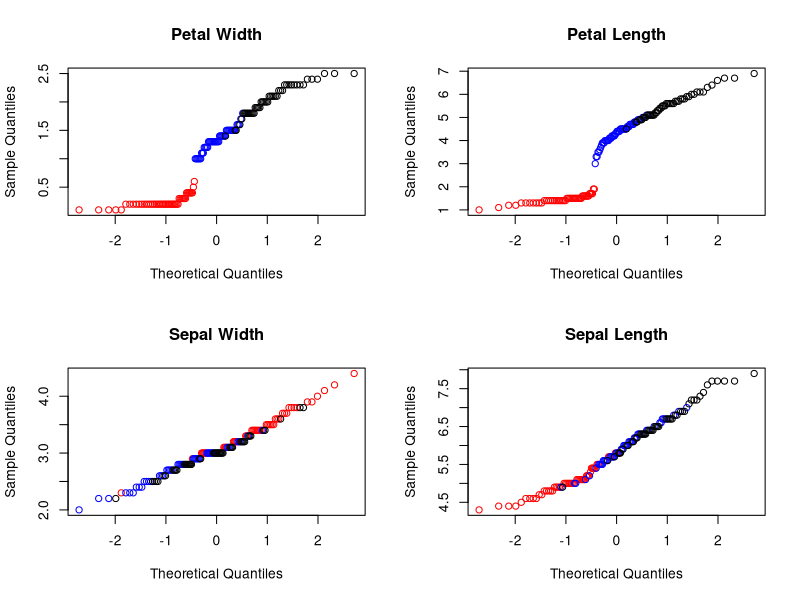
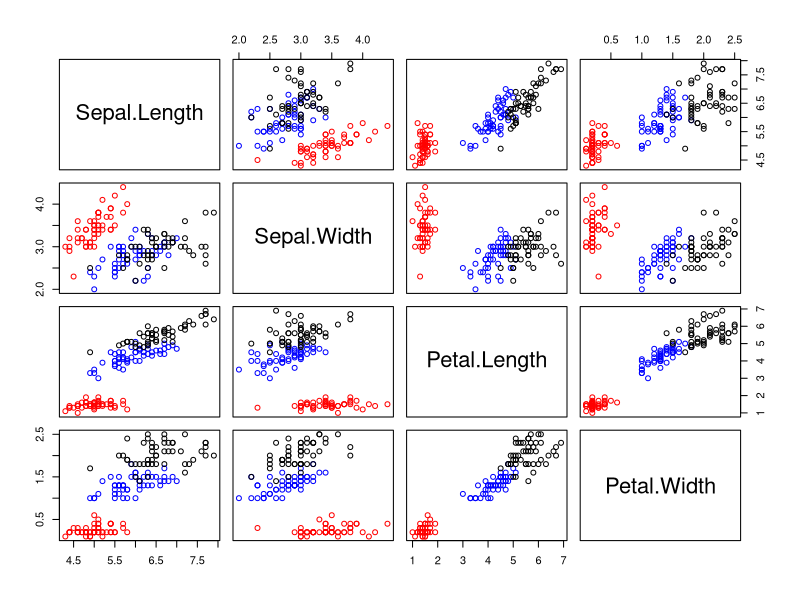

These figures' R source, in order:
##########   Homework 2   Sample Answers

# 1a

	x <- matrix( 1:20, nrow=4)
	
# 1b x is a numeric matrix with 4 rows and 5 columns. 
	
	attributes(x)	
	
## or 
	
	dim(x)
	class(x)
	mode(x)	
	
# 1c 
   dim(x) <- c(2, 10)	

# > x
#      [,1] [,2] [,3] [,4] [,5] [,6] [,7] [,8] [,9] [,10]
# [1,]    1    3    5    7    9   11   13   15   17    19
# [2,]    2    4    6    8   10   12   14   16   18    20

# 1d   
   x <- as.vector(x)
   # or dim(x) <- NULL
   
# 1e
  x <- matrix(x, nrow=2, byrow=TRUE)

# > x
#      [,1] [,2] [,3] [,4] [,5] [,6] [,7] [,8] [,9] [,10]
# [1,]    1    2    3    4    5    6    7    8    9    10
# [2,]   11   12   13   14   15   16   17   18   19    20

  
# 1f It is not in the same order. It is 1, 11, 2, 12, 3, 13, etc. 
# It shows that the default behavior of R is to fill matrices column by column. 
  x <- as.vector(x)  
  
# 1g 
	x <- matrix( 1:20, nrow=4)
    x[3,4]   # this is 15
    
# 1h   
	print(x[3:4,4:5])

#      [,1] [,2]
# [1,]   15   19
# [2,]   16   20
	
	
# 1i
	print(x[c(1,4),c(1,5)])

#      [,1] [,2]
# [1,]    1   17
# [2,]    4   20
	
##########   Problem 2

## 2d
ccol = c(rep("red", each=50), rep("blue", each=50), rep("black",  each=50))

pdf(file="qqplot.pdf")
par(mfrow=c(2,2))

qqnorm( iris$Petal.Width, main="Petal Width", col=ccol)
qqnorm( iris$Petal.Length, main="Petal Length", col=ccol)
qqnorm( iris$Sepal.Width, main="Sepal Width", col=ccol)
qqnorm( iris$Sepal.Length, main="Sepal Length", col=ccol)
dev.off()

pdf(file="iris.pdf")
plot(iris[-5], col=ccol)	
dev.off()

## 2b The QQ plots show that there is a gap in the distribution for Petal Width and Petal Length where there is a clump of values with low numeric values for Petal Width and Length, and another clump of higher values

## 2c The color coding of the QQ and scatter plots show that the deviation from normality is a species effect. The scatter plots confirm that Setosa is the most different. It clearly separates from Versicolor and Virginica, especially in having smaller petal width and petal length. Versicolor and Virginica are more similar to each other and broadly overlap in all variables, although Virginica is larger in petal width and length. Setosa is smallest in all variables except for Sepal width where it is largest. 

	
    	
 